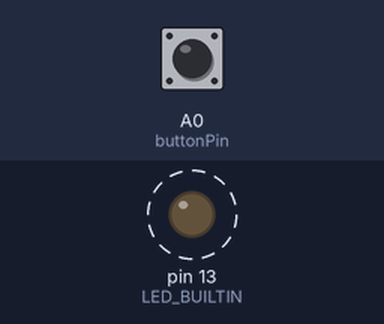
Bench run of a sketch on a simulated Arduino Uno, built with avr-gcc and run on an emulated ATmega328P. On the bench: output pins drawn as LEDs (lit = HIGH). Dashed ring = blinking. The inputs (shaded band) are chosen by the test bench; at power-on: A0 (buttonPin) LOW. What the sketch prints to the serial monitor is not drawn.

Above: at 1.15 s.
1.5 s: A0 (buttonPin) pulled HIGH for 3.2 s
At 1.5 s:
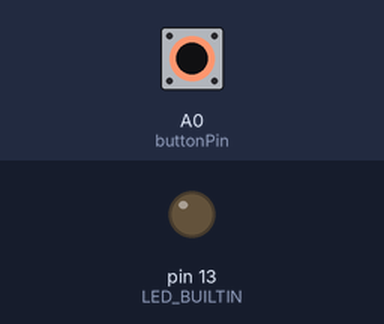
Timing chart, 0 to 13.4 s (numbered marks = the images above; inputs shaded):
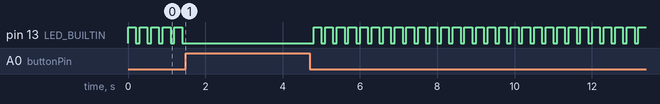

The sketch:

State_button.ino
```cpp
int x;
String str;

const int  buttonPin = A0;

// Variables will change:
int buttonPushCounter = 0;   // counter for the number of button presses
int buttonState = 0;         // current state of the button
int lastButtonState = 0;     // previous state of the button

void serialcontrol(){
  Serial.println("oi");
  delay(200);
  if(Serial.available() > 0){
        str = Serial.readStringUntil(':');
        x = Serial.parseInt();
            if(str.equals("on")){
                digitalWrite(LED_BUILTIN,HIGH);
                delay(x);
                digitalWrite(LED_BUILTIN,LOW);
                                }
            if(str.equals("quick")){
                digitalWrite(LED_BUILTIN,HIGH);
                delay(500);
                digitalWrite(LED_BUILTIN,LOW);
                                }
                              }
}

void setup() {
  Serial.begin(9600);
  pinMode(LED_BUILTIN, OUTPUT);

}

void loop() {
  Serial.print("first");
 switch(digitalRead(A0)){
  case 0:
  digitalWrite(LED_BUILTIN, HIGH);
  delay(200);
  digitalWrite(LED_BUILTIN, LOW);
  break;
  case 1:
      serialcontrol();
  break;
 }
 delay(100);

}
```
